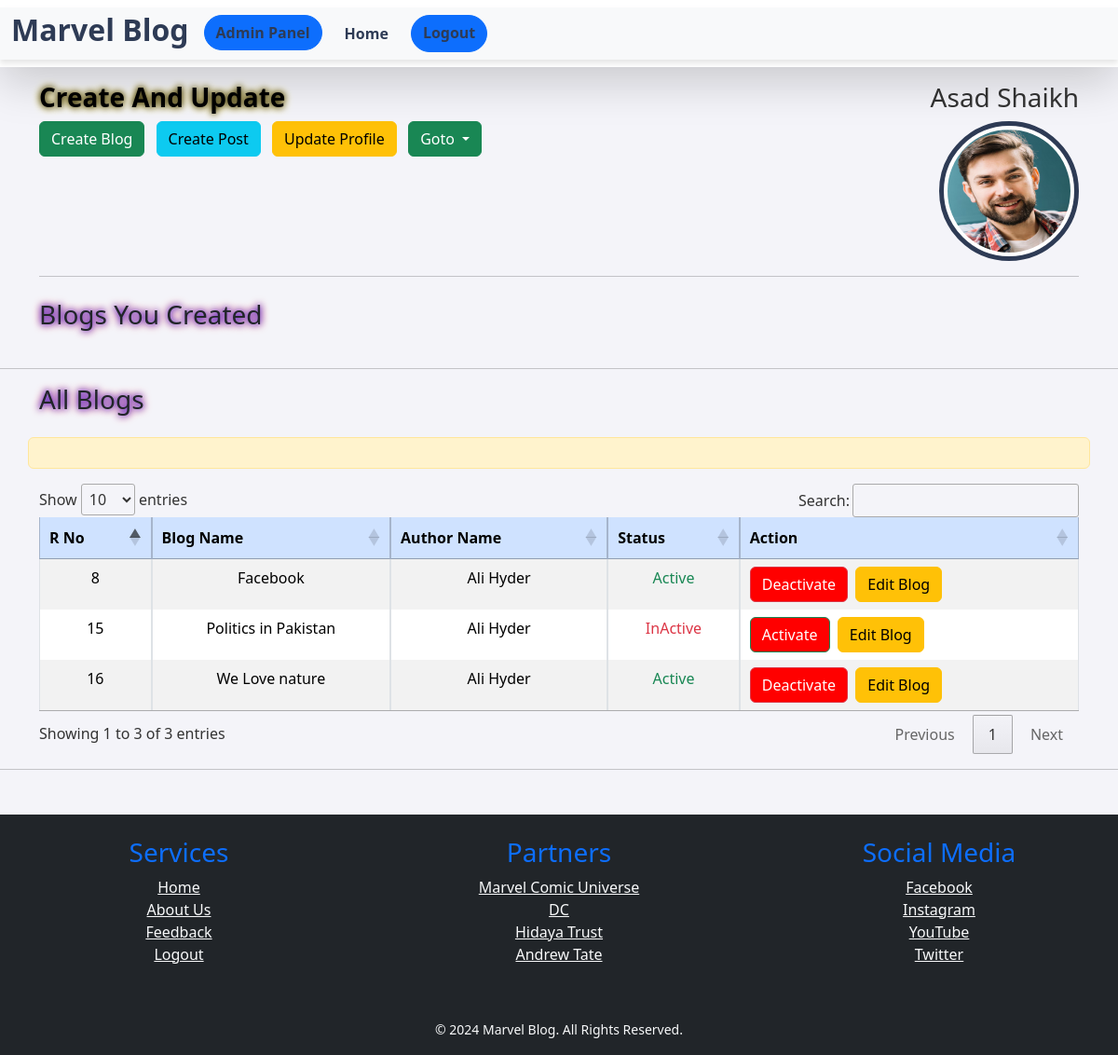
Screenshot of /Admin/Adminblogs.php (signed in) with the database file from the repository.
### tables this page shows
CREATE TABLE `blog` (
  `blog_id` int(11) NOT NULL AUTO_INCREMENT,
  `user_id` int(11) DEFAULT NULL,
  `blog_title` varchar(200) DEFAULT NULL,
  `post_per_page` int(11) DEFAULT NULL,
  `blog_background_image` text DEFAULT NULL,
  `blog_status` enum('Active','InActive') DEFAULT NULL,
  `created_at` timestamp NOT NULL DEFAULT current_timestamp() ON UPDATE current_timestamp(),
  `updated_at` timestamp NULL DEFAULT NULL,
  PRIMARY KEY (`blog_id`),
  KEY `user_id` (`user_id`),
  CONSTRAINT `blog_ibfk_1` FOREIGN KEY (`user_id`) REFERENCES `user` (`user_id`) ON DELETE CASCADE ON UPDATE CASCADE
);

CREATE TABLE `user` (
  `user_id` int(11) NOT NULL AUTO_INCREMENT,
  `role_id` int(11) DEFAULT NULL,
  `first_name` varchar(50) NOT NULL,
  `last_name` varchar(50) NOT NULL,
  `email` varchar(50) DEFAULT NULL,
  `password` text NOT NULL,
  `gender` enum('Male','Female') DEFAULT NULL,
  `date_of_birth` date DEFAULT NULL,
  `user_image` text DEFAULT NULL,
  `address` text DEFAULT NULL,
  `is_approved` enum('Pending','Approved','Rejected') DEFAULT 'Pending',
  `is_active` enum('Active','InActive') DEFAULT NULL,
  `created_at` timestamp NOT NULL DEFAULT current_timestamp() ON UPDATE current_timestamp(),
  `updated_at` timestamp NULL DEFAULT NULL,
  PRIMARY KEY (`user_id`),
  KEY `role_id` (`role_id`),
  CONSTRAINT `user_ibfk_1` FOREIGN KEY (`role_id`) REFERENCES `role` (`role_id`) ON DELETE CASCADE ON UPDATE CASCADE
);

### database_class.php (called while the page is built, shortened)
<?php
	class Database implements DatabaseDriver{
		public $connection;
		public function __construct($hostname,$username,$password,$database){
			$this->hostname = $hostname;
			$this->username = $username;
			$this->password = $password;
			$this->database = $database;
			$this->connection =  mysqli_connect($this->hostname,$this->username,$this->password,$this->database);
		}
		public function execute_query($query){
			$this->query = $query;
			return $this->result = mysqli_query($this->connection,$this->query);
		}
	}

### Admin/Adminblogs.php (the view, shortened to what this page needs)
<?php
include_once('../HF/header.php');
require_once "../database_class.php";
$database = new Database(HOST_NAME, USER_NAME, PASSWORD, DATABASE);
?>
<div class="container mt-4">
    <h3 class="text-dark font-weight-bold mb-4" style="text-shadow: 0 0 7px #0000FF, 0 0 10px red;">Blogs You Created</h3>
</div>
<hr>
<div class="container">
    <h3 class="text-dark font-weight-bold mb-4" style="text-shadow: 0 0 7px #0000FF, 0 0 10px red;">All Blogs</h3>
    <div class="row">
        <span class="alert alert-warning" role="alert">
        </span>
    </div>
    <table id="myTable" class="table table-striped table-bordered text-center">
        <thead class="table-primary">
            <tr>
                <th>R No</th>
                <th>Blog Name</th>
                <th>Author Name</th>
                <th>Status</th>
                <th>Action</th>
            </tr>
        </thead>
        <tbody>
            <?php
            $query = "SELECT
                        blog.blog_id,
                        blog.blog_title,
                        user.first_name,
                        user.last_name,
                        blog.blog_status
                      FROM blog
                      INNER JOIN user ON (blog.user_id = user.user_id)";
            $result = $database->execute_query($query);
            if ($result->num_rows > 0) {
                while ($row = mysqli_fetch_assoc($result)) {
            ?>
            <tr>
                <td><?= $row['blog_id']; ?></td>
                <td><?= $row['blog_title']; ?></td>
                <td><?= $row['first_name'] . " " . $row['last_name']; ?></td>
                <td class="<?= $row['blog_status'] == 'Active' ? 'text-success' : 'text-danger' ?>">
                    <?= $row['blog_status']; ?>
                </td>
                <td style="display: flex;">
                    <form action="process.php?action=activeblog" method="post">
                        <button type="submit" class="btn btn-<?= $row['blog_status'] == 'Active' ? 'danger' : 'success' ?>">
                            <?= $row['blog_status'] == 'Active' ? 'Deactivate' : 'Activate'; ?>
                        </button>
                    </form>
                    <form action="updateBlog.php?action=editblog" method="post">
                        <input class="btn btn-warning" type="submit" name="submit" value="Edit Blog">
                    </form>
                </td>
            </tr>
            <?php
                }
            } else {
                echo "<tr><td colspan='5' class='text-center'>No blogs found</td></tr>";
            }
            ?>
        </tbody>
    </table>
</div>
<hr>
<?php
include_once('../HF/footer.php');
?>

### css/style.css (style rules this page uses)
body { background-color: #f4f4f9; color: #333; }

### HF/header.php (style rules this page uses)
button { padding: 10px 15px; border: none; cursor: pointer; font-size: 16px; border-radius: 5px; color: #fff; transition: background-color 0.3s ease; }
button[type="submit"]:not([value="InActive"]) { background-color: red; }

### rows the page displays
blog: blog_id "8", blog_title "Facebook", user.first_name "Ali", user.last_name "Hyder", blog_status "Active", shows "Deactivate"
blog: blog_id "15", blog_title "Politics in Pakistan", user.first_name "Ali", user.last_name "Hyder", blog_status "InActive", shows "Activate"
blog: blog_id "16", blog_title "We Love nature", user.first_name "Ali", user.last_name "Hyder", blog_status "Active", shows "Deactivate"

### other values shown
$_SESSION['data']['first_name'] "Asad"
$_SESSION['data']['last_name'] "Shaikh"
